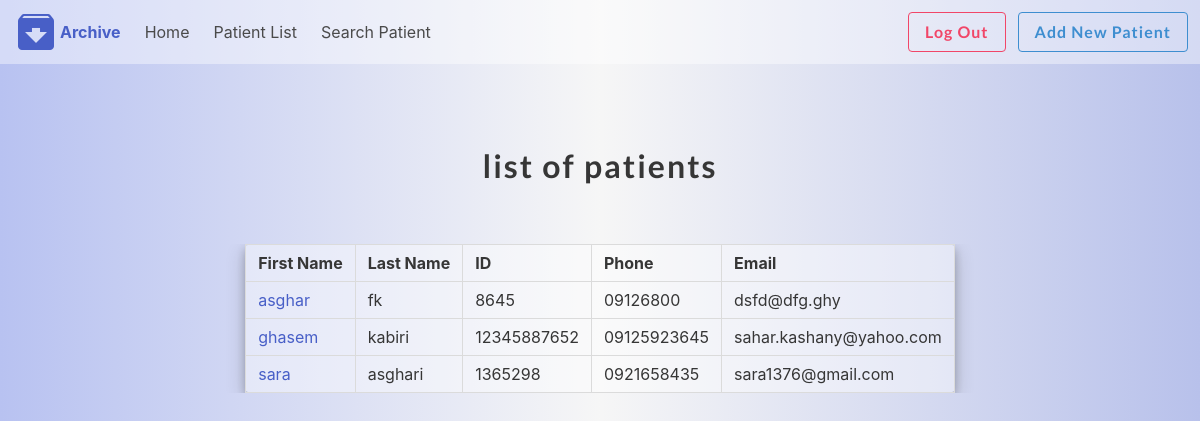
Screenshot of /patient/ (signed in) with the database file from the repository.
### patienthistory/models.py (models this page shows, shortened)
class Patient(models.Model):
    drId = models.ForeignKey(User, on_delete=models.CASCADE, default=1)
    first_name = models.CharField(max_length=50, null=True, blank=True)
    last_name = models.CharField(max_length=50, null=True, blank=True)
    picture = models.ImageField(upload_to=user_directory_path, blank=True, null=True, verbose_name='Picture')
    phone = models.CharField(max_length=50, null=True, blank=True)
    about = models.TextField(max_length=300, null=True, blank=True)
    email = models.CharField(max_length=50, null=True, blank=True)
    Id_card_number = models.CharField(max_length=50, null=True, blank=True)
    location = models.CharField(max_length=50, null=True, blank=True)
    illness = models.CharField(max_length=50, null=True, blank=True)

### patienthistory/views.py (the view)
# urls.py: path('', views.patientList, name='patientList'),
@login_required
def patientList(request):
    user = request.user.id
    allProfiles = Patient.objects.filter(drId=user).order_by('first_name')
    context = {'allProfiles': allProfiles}
    return render(request, 'patienthistory/patientlist.html', context)

### patienthistory/templates/patienthistory/patientlist.html
{% extends 'patienthistory/base.html' %}
{% block content %}
    <section class="section">
        <div class="container">
            <div class="columns is-mobile is-centered">
                <div class="column">
                    <br>
                    <div class="column">
                        <h1 class="title" style="text-align: center">
                            list of patients
                        </h1>
                    </div>
                    <section class="section">
                        <div class="container">
                            <div class="table-container">
                                <table class="table table is-bordered"
                                       style="border-radius:2%; margin-left: auto;margin-right: auto; box-shadow: 0 4px 8px 0 rgba(0, 0, 0, 0.2), 0 6px 20px 0 rgba(0, 0, 0, 0.19); background: rgba(255,255,255,0.4);">
                                    <thead>
                                    <tr>
                                        <th>First Name</th>
                                        <th>Last Name</th>
                                        <th>ID</th>
                                        <th>Phone</th>
                                        <th>Email</th>
                                    </tr>
                                    </thead>
                                    <tbody>
                                    {% for Profile in allProfiles %}
                                        <tr>
                                            <td><a href="{% url 'patientHist' Profile.id %}">
                                                {{ Profile.first_name }}</a></td>
                                            <td>{{ Profile.last_name }}</td>
                                            <td>{{ Profile.Id_card_number }}</td>
                                            <td>{{ Profile.phone }}</td>
                                            <td>{{ Profile.email }}</td>
                                        </tr>
                                    {% endfor %}
                                    </tbody>
                                </table>
                            </div>
                        </div>
                    </section>
                </div>
            </div>
        </div>
    </section>
{% endblock %}

### patienthistory/static/patienthistory/style.css (style rules this page uses)
body { margin: 0; }
h1 { font-family: 'Lato', sans-serif; font-weight: 300; letter-spacing: 2px; font-size: 48px; }

### rows the page displays
Patient: first_name "asghar", last_name "fk", Id_card_number "8645", phone "09126800", email "dsfd@dfg.ghy"
Patient: first_name "ghasem", last_name "kabiri", Id_card_number "12345887652", phone "09125923645", email "sahar.kashany@yahoo.com"
Patient: first_name "sara", last_name "asghari", Id_card_number "1365298", phone "0921658435", email "sara1376@gmail.com"
